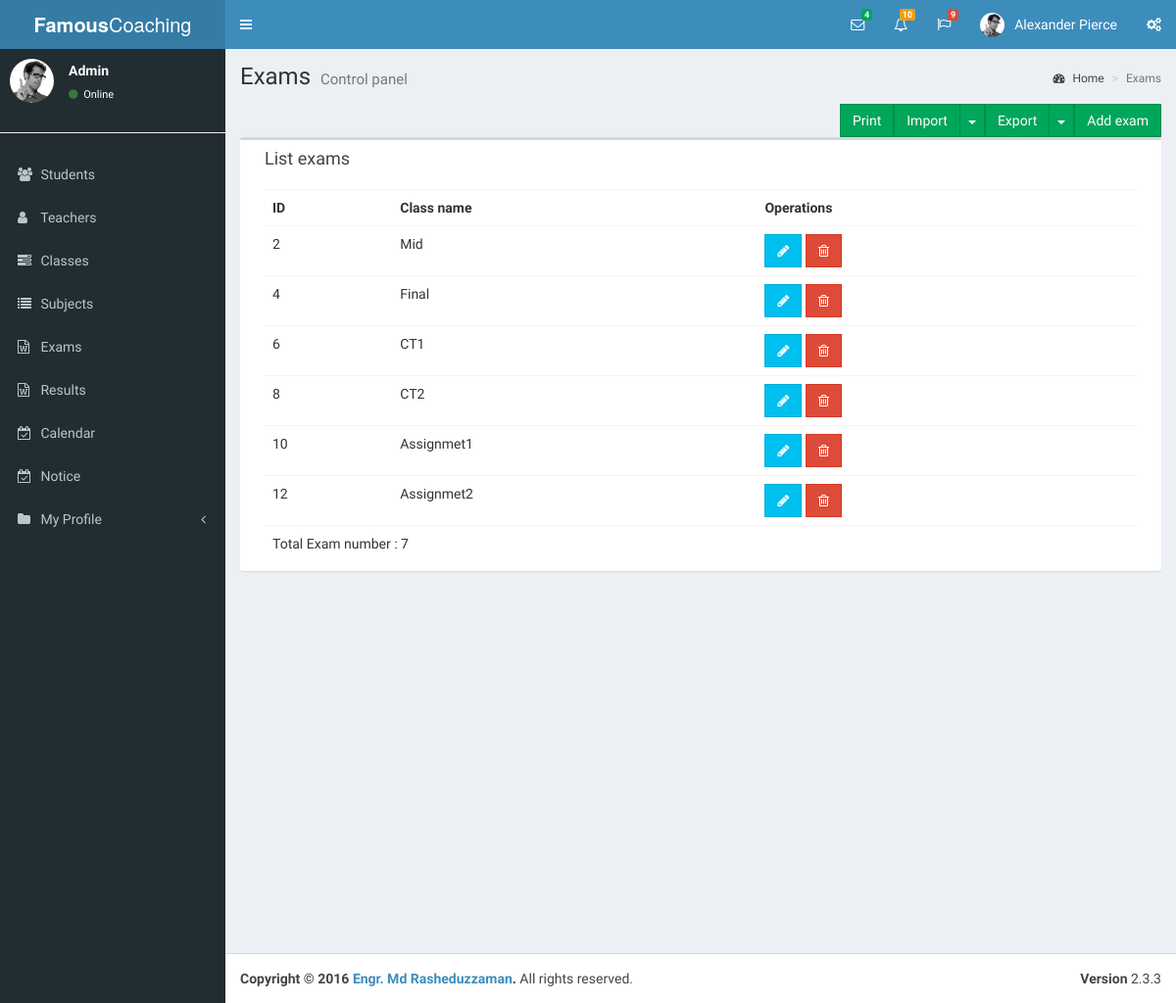
The page /exams.php on the database its author committed.
### tables this page shows
CREATE TABLE `exam` (
  `id` int(11) NOT NULL,
  `examname` varchar(200) NOT NULL
);

### exams.php (the view, shortened to what this page needs)
<?php
include("header.php");
include("leftsidebar.php");
?>
<div class="content-wrapper">
    <section class="content-header">
        <h1>
            Exams
            <small>Control panel</small>
        </h1>
        <ol class="breadcrumb">
            <li><a href="#"><i class="fa fa-dashboard"></i> Home</a></li>
            <li class="active">Exams</li>
        </ol>
    </section>
    <section class="content">
        <a href="exams.php?addexam=yes"  class="floatRTL btn btn-success btn-flat pull-right marginBottom15 no-print ng-binding">Add exam</a>
        <div class="btn-group pull-right no-print">
            <button type="button" class="btn btn-success btn-flat ng-binding">Export</button>
            <button type="button" class="btn btn-success btn-flat dropdown-toggle" data-toggle="dropdown">
                <span class="caret"></span>
            </button>
        </div>
        <div class="btn-group pull-right no-print">
            <button type="button" class="btn btn-success btn-flat ng-binding">Import</button>
            <button type="button" class="btn btn-success btn-flat dropdown-toggle" data-toggle="dropdown">
                <span class="caret"></span>
            </button>
        </div>
        <a href="javascript:window.print()" class="floatRTL btn btn-success btn-flat pull-right marginBottom15 no-print ng-binding">Print</a>
        <div class="box col-xs-12">
            <div class="box-header">
                <h3 class="box-title ng-binding">List exams</h3>
            </div>
            <div class="box-body table-responsive">
                <table class="table table-hover">
                    <tbody><tr>
                            <th class="ng-binding">ID</th>
                            <th class="ng-binding">Class name</th>
                            <th class="no-print ng-binding">Operations</th>
                        </tr>
                        <?php
                        $sql = "SELECT * FROM exam";
                        $result = $conn->query($sql);
                        if ($result->num_rows > 0) {
                            $count=1;
                            while ($row = $result->fetch_assoc()) {
                                $count++;
                                ?>
                                <tr  >
                                    <td class="ng-binding"><?= $row["id"]; ?></td>
                                    <td class="ng-binding"><?= $row["examname"]; ?></td>
                                    <td class="no-print">
                                        <a  href="exams.php?id=<?= $row["id"]; ?>&editexam=yes" class="btn btn-info btn-flat" title="" tooltip="" data-original-title="Edit"><i class="fa fa-pencil"></i></a>
                                        <a    href="exams.php?id=<?= $row["id"]; ?>&deleteexam=yes"" class="btn btn-danger btn-flat" title="" tooltip="" data-original-title="Remove"><i class="fa fa-trash-o"></i></a>
                                    </td>
                                </tr>
                                <?php
                            }
            echo ' <tr   class="ng-hide"><td class="noTableData ng-binding" colspan="5"> Total Exam number : '.$count.'</td></tr>';
                        } else {
                            echo ' <tr   class="ng-hide"><td class="noTableData ng-binding" colspan="5">No Exams</td></tr>';
                        }
                        ?>
                    </tbody></table>
            </div>
        </div>
    </section>
</div>
<?php
include("footer.php");
?>

### rows shown on the page
exam: id "2", examname "Mid"
exam: id "4", examname "Final"
exam: id "6", examname "CT1"
exam: id "8", examname "CT2"
exam: id "10", examname "Assignmet1"
exam: id "12", examname "Assignmet2"

### other values the page prints
$loginID "Admin"
$count "7"
